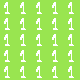

A 2D game scene composited from a Tiled map and its tileset images. What follows is a short description and the map's XML, with every tile layer's data as written:
An orthogonal 5x5 tile map with 16x16 px tiles, 1 tile layer (set).

<map version="1.8" tiledversion="1.8.4" orientation="orthogonal" renderorder="right-down" width="5" height="5" tilewidth="16" tileheight="16" infinite="0" nextlayerid="7" nextobjectid="1">
 <tileset firstgid="1" source="../spr_test_tileset.tsx" />
 <layer id="1" name="set" width="5" height="5">
  <data encoding="csv">
2,2,2,2,2,
2,2,2,2,2,
2,2,2,2,2,
2,2,2,2,2,
2,2,2,2,2
</data>
 </layer>
</map>
